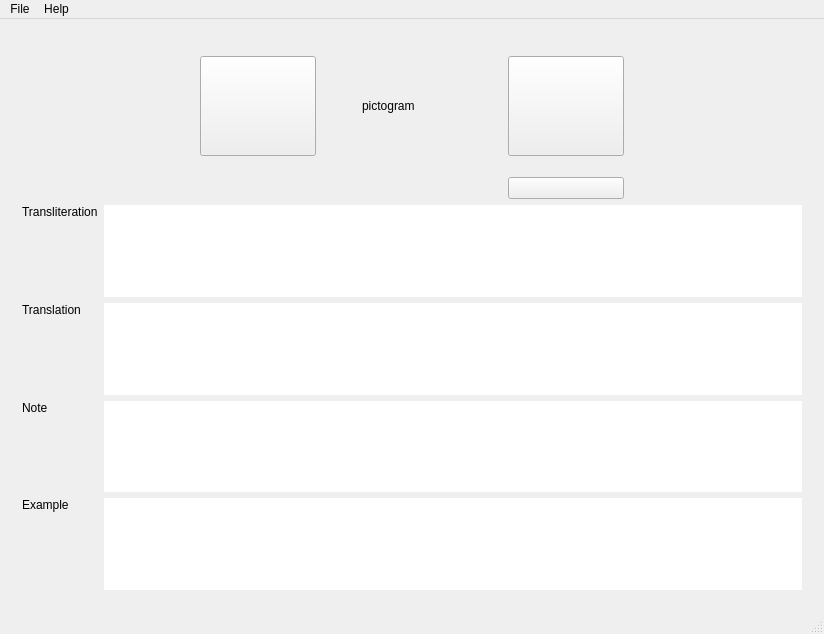
<?xml version="1.0" encoding="UTF-8"?>
<ui version="4.0">
 <class>MainWindow</class>
 <widget class="QMainWindow" name="MainWindow">
  <property name="geometry">
   <rect>
    <x>0</x>
    <y>0</y>
    <width>824</width>
    <height>634</height>
   </rect>
  </property>
  <property name="baseSize">
   <size>
    <width>0</width>
    <height>0</height>
   </size>
  </property>
  <property name="windowTitle">
   <string>Daoshi</string>
  </property>
  <widget class="QWidget" name="centralWidget">
   <layout class="QHBoxLayout" name="horizontalLayout_2">
    <item>
     <widget class="QStackedWidget" name="stackedWidget">
      <property name="currentIndex">
       <number>1</number>
      </property>
      <widget class="QWidget" name="pgOpenLesson">
       <widget class="QWidget" name="layoutWidget">
        <property name="geometry">
         <rect>
          <x>0</x>
          <y>10</y>
          <width>581</width>
          <height>271</height>
         </rect>
        </property>
        <layout class="QHBoxLayout" name="horizontalLayout_3">
         <property name="sizeConstraint">
          <enum>QLayout::SetMaximumSize</enum>
         </property>
         <item>
          <spacer name="horizontalSpacer_3">
           <property name="orientation">
            <enum>Qt::Horizontal</enum>
           </property>
           <property name="sizeHint" stdset="0">
            <size>
             <width>70</width>
             <height>20</height>
            </size>
           </property>
          </spacer>
         </item>
         <item>
          <layout class="QVBoxLayout" name="verticalLayout">
           <item>
            <layout class="QHBoxLayout" name="horizontalLayout">
             <item>
              <spacer name="horizontalSpacer">
               <property name="orientation">
                <enum>Qt::Horizontal</enum>
               </property>
               <property name="sizeHint" stdset="0">
                <size>
                 <width>40</width>
                 <height>20</height>
                </size>
               </property>
              </spacer>
             </item>
             <item>
              <widget class="QLabel" name="displayLabel">
               <property name="sizePolicy">
                <sizepolicy hsizetype="Maximum" vsizetype="Maximum">
                 <horstretch>0</horstretch>
                 <verstretch>0</verstretch>
                </sizepolicy>
               </property>
               <property name="text">
                <string>Load a Lesson</string>
               </property>
              </widget>
             </item>
             <item>
              <spacer name="horizontalSpacer_2">
               <property name="orientation">
                <enum>Qt::Horizontal</enum>
               </property>
               <property name="sizeHint" stdset="0">
                <size>
                 <width>40</width>
                 <height>20</height>
                </size>
               </property>
              </spacer>
             </item>
            </layout>
           </item>
           <item>
            <spacer name="verticalSpacer">
             <property name="orientation">
              <enum>Qt::Vertical</enum>
             </property>
             <property name="sizeHint" stdset="0">
              <size>
               <width>20</width>
               <height>40</height>
              </size>
             </property>
            </spacer>
           </item>
           <item>
            <widget class="QPushButton" name="pushButton">
             <property name="minimumSize">
              <size>
               <width>410</width>
               <height>210</height>
              </size>
             </property>
             <property name="text">
              <string>PushButton</string>
             </property>
            </widget>
           </item>
          </layout>
         </item>
         <item>
          <spacer name="horizontalSpacer_4">
           <property name="orientation">
            <enum>Qt::Horizontal</enum>
           </property>
           <property name="sizeHint" stdset="0">
            <size>
             <width>70</width>
             <height>20</height>
            </size>
           </property>
          </spacer>
         </item>
        </layout>
       </widget>
      </widget>
      <widget class="QWidget" name="pgDisplayLesson">
       <layout class="QVBoxLayout" name="verticalLayout_2">
        <item>
         <layout class="QHBoxLayout" name="horizontalLayout_4">
          <item>
           <spacer name="horizontalSpacer_5">
            <property name="orientation">
             <enum>Qt::Horizontal</enum>
            </property>
            <property name="sizeHint" stdset="0">
             <size>
              <width>40</width>
              <height>20</height>
             </size>
            </property>
           </spacer>
          </item>
          <item>
           <layout class="QGridLayout" name="gridLayout">
            <item row="0" column="0">
             <widget class="QPushButton" name="btnNextDisplay">
              <property name="sizePolicy">
               <sizepolicy hsizetype="Fixed" vsizetype="Fixed">
                <horstretch>0</horstretch>
                <verstretch>0</verstretch>
               </sizepolicy>
              </property>
              <property name="minimumSize">
               <size>
                <width>116</width>
                <height>100</height>
               </size>
              </property>
              <property name="text">
               <string/>
              </property>
             </widget>
            </item>
            <item row="0" column="2">
             <widget class="QLabel" name="lblPictogram">
              <property name="sizePolicy">
               <sizepolicy hsizetype="Preferred" vsizetype="Preferred">
                <horstretch>0</horstretch>
                <verstretch>0</verstretch>
               </sizepolicy>
              </property>
              <property name="minimumSize">
               <size>
                <width>100</width>
                <height>130</height>
               </size>
              </property>
              <property name="text">
               <string>pictogram</string>
              </property>
             </widget>
            </item>
            <item row="0" column="4">
             <widget class="QPushButton" name="btnNextWord">
              <property name="sizePolicy">
               <sizepolicy hsizetype="Fixed" vsizetype="Fixed">
                <horstretch>0</horstretch>
                <verstretch>0</verstretch>
               </sizepolicy>
              </property>
              <property name="minimumSize">
               <size>
                <width>116</width>
                <height>100</height>
               </size>
              </property>
              <property name="text">
               <string/>
              </property>
             </widget>
            </item>
            <item row="1" column="4">
             <widget class="QPushButton" name="btnSpeaker">
              <property name="text">
               <string/>
              </property>
             </widget>
            </item>
            <item row="0" column="1">
             <spacer name="horizontalSpacer_7">
              <property name="orientation">
               <enum>Qt::Horizontal</enum>
              </property>
              <property name="sizeHint" stdset="0">
               <size>
                <width>40</width>
                <height>20</height>
               </size>
              </property>
             </spacer>
            </item>
            <item row="0" column="3">
             <spacer name="horizontalSpacer_8">
              <property name="orientation">
               <enum>Qt::Horizontal</enum>
              </property>
              <property name="sizeHint" stdset="0">
               <size>
                <width>40</width>
                <height>20</height>
               </size>
              </property>
             </spacer>
            </item>
           </layout>
          </item>
          <item>
           <spacer name="horizontalSpacer_6">
            <property name="orientation">
             <enum>Qt::Horizontal</enum>
            </property>
            <property name="sizeHint" stdset="0">
             <size>
              <width>40</width>
              <height>20</height>
             </size>
            </property>
           </spacer>
          </item>
         </layout>
        </item>
        <item>
         <layout class="QFormLayout" name="formLayout">
          <item row="0" column="0">
           <widget class="QLabel" name="label">
            <property name="text">
             <string>Transliteration</string>
            </property>
            <property name="alignment">
             <set>Qt::AlignLeading|Qt::AlignLeft|Qt::AlignTop</set>
            </property>
           </widget>
          </item>
          <item row="0" column="1">
           <widget class="QTextBrowser" name="tbTransliteration">
            <property name="sizePolicy">
             <sizepolicy hsizetype="Expanding" vsizetype="Preferred">
              <horstretch>0</horstretch>
              <verstretch>5</verstretch>
             </sizepolicy>
            </property>
            <property name="frameShape">
             <enum>QFrame::NoFrame</enum>
            </property>
            <property name="html">
             <string>&lt;!DOCTYPE HTML PUBLIC &quot;-//W3C//DTD HTML 4.0//EN&quot; &quot;http://www.w3.org/TR/REC-html40/strict.dtd&quot;&gt;
&lt;html&gt;&lt;head&gt;&lt;meta name=&quot;qrichtext&quot; content=&quot;1&quot; /&gt;&lt;style type=&quot;text/css&quot;&gt;
p, li { white-space: pre-wrap; }
&lt;/style&gt;&lt;/head&gt;&lt;body style=&quot; font-family:'Cantarell'; font-size:11pt; font-weight:400; font-style:normal;&quot;&gt;
&lt;p style=&quot;-qt-paragraph-type:empty; margin-top:0px; margin-bottom:0px; margin-left:0px; margin-right:0px; -qt-block-indent:0; text-indent:0px;&quot;&gt;&lt;br /&gt;&lt;/p&gt;&lt;/body&gt;&lt;/html&gt;</string>
            </property>
           </widget>
          </item>
          <item row="1" column="0">
           <widget class="QLabel" name="label_2">
            <property name="text">
             <string>Translation</string>
            </property>
            <property name="alignment">
             <set>Qt::AlignLeading|Qt::AlignLeft|Qt::AlignTop</set>
            </property>
           </widget>
          </item>
          <item row="1" column="1">
           <widget class="QTextBrowser" name="tbTranslation">
            <property name="sizePolicy">
             <sizepolicy hsizetype="Expanding" vsizetype="Preferred">
              <horstretch>0</horstretch>
              <verstretch>5</verstretch>
             </sizepolicy>
            </property>
            <property name="frameShape">
             <enum>QFrame::NoFrame</enum>
            </property>
            <property name="html">
             <string>&lt;!DOCTYPE HTML PUBLIC &quot;-//W3C//DTD HTML 4.0//EN&quot; &quot;http://www.w3.org/TR/REC-html40/strict.dtd&quot;&gt;
&lt;html&gt;&lt;head&gt;&lt;meta name=&quot;qrichtext&quot; content=&quot;1&quot; /&gt;&lt;style type=&quot;text/css&quot;&gt;
p, li { white-space: pre-wrap; }
&lt;/style&gt;&lt;/head&gt;&lt;body style=&quot; font-family:'Cantarell'; font-size:11pt; font-weight:400; font-style:normal;&quot;&gt;
&lt;p style=&quot;-qt-paragraph-type:empty; margin-top:0px; margin-bottom:0px; margin-left:0px; margin-right:0px; -qt-block-indent:0; text-indent:0px;&quot;&gt;&lt;br /&gt;&lt;/p&gt;&lt;/body&gt;&lt;/html&gt;</string>
            </property>
           </widget>
          </item>
          <item row="2" column="0">
           <widget class="QLabel" name="label_3">
            <property name="text">
             <string>Note</string>
            </property>
            <property name="alignment">
             <set>Qt::AlignLeading|Qt::AlignLeft|Qt::AlignTop</set>
            </property>
           </widget>
          </item>
          <item row="2" column="1">
           <widget class="QTextBrowser" name="tbNote">
            <property name="sizePolicy">
             <sizepolicy hsizetype="Expanding" vsizetype="Preferred">
              <horstretch>0</horstretch>
              <verstretch>5</verstretch>
             </sizepolicy>
            </property>
            <property name="frameShape">
             <enum>QFrame::NoFrame</enum>
            </property>
            <property name="html">
             <string>&lt;!DOCTYPE HTML PUBLIC &quot;-//W3C//DTD HTML 4.0//EN&quot; &quot;http://www.w3.org/TR/REC-html40/strict.dtd&quot;&gt;
&lt;html&gt;&lt;head&gt;&lt;meta name=&quot;qrichtext&quot; content=&quot;1&quot; /&gt;&lt;style type=&quot;text/css&quot;&gt;
p, li { white-space: pre-wrap; }
&lt;/style&gt;&lt;/head&gt;&lt;body style=&quot; font-family:'Cantarell'; font-size:11pt; font-weight:400; font-style:normal;&quot;&gt;
&lt;p style=&quot;-qt-paragraph-type:empty; margin-top:0px; margin-bottom:0px; margin-left:0px; margin-right:0px; -qt-block-indent:0; text-indent:0px;&quot;&gt;&lt;br /&gt;&lt;/p&gt;&lt;/body&gt;&lt;/html&gt;</string>
            </property>
           </widget>
          </item>
          <item row="3" column="0">
           <widget class="QLabel" name="label_4">
            <property name="text">
             <string>Example</string>
            </property>
            <property name="alignment">
             <set>Qt::AlignLeading|Qt::AlignLeft|Qt::AlignTop</set>
            </property>
            <property name="buddy">
             <cstring></cstring>
            </property>
           </widget>
          </item>
          <item row="3" column="1">
           <widget class="QTextBrowser" name="tbExample">
            <property name="sizePolicy">
             <sizepolicy hsizetype="Expanding" vsizetype="Preferred">
              <horstretch>0</horstretch>
              <verstretch>5</verstretch>
             </sizepolicy>
            </property>
            <property name="frameShape">
             <enum>QFrame::NoFrame</enum>
            </property>
            <property name="html">
             <string>&lt;!DOCTYPE HTML PUBLIC &quot;-//W3C//DTD HTML 4.0//EN&quot; &quot;http://www.w3.org/TR/REC-html40/strict.dtd&quot;&gt;
&lt;html&gt;&lt;head&gt;&lt;meta name=&quot;qrichtext&quot; content=&quot;1&quot; /&gt;&lt;style type=&quot;text/css&quot;&gt;
p, li { white-space: pre-wrap; }
&lt;/style&gt;&lt;/head&gt;&lt;body style=&quot; font-family:'Cantarell'; font-size:11pt; font-weight:400; font-style:normal;&quot;&gt;
&lt;p style=&quot;-qt-paragraph-type:empty; margin-top:0px; margin-bottom:0px; margin-left:0px; margin-right:0px; -qt-block-indent:0; text-indent:0px;&quot;&gt;&lt;br /&gt;&lt;/p&gt;&lt;/body&gt;&lt;/html&gt;</string>
            </property>
           </widget>
          </item>
         </layout>
        </item>
       </layout>
      </widget>
     </widget>
    </item>
   </layout>
  </widget>
  <widget class="QMenuBar" name="menuBar">
   <property name="geometry">
    <rect>
     <x>0</x>
     <y>0</y>
     <width>824</width>
     <height>28</height>
    </rect>
   </property>
   <widget class="QMenu" name="menuFile">
    <property name="title">
     <string>File</string>
    </property>
    <addaction name="actionOpen_Lesson"/>
    <addaction name="actionClose_Lesson"/>
    <addaction name="actionExit"/>
   </widget>
   <widget class="QMenu" name="menuHelp">
    <property name="title">
     <string>Help</string>
    </property>
    <addaction name="actionAbout"/>
   </widget>
   <addaction name="menuFile"/>
   <addaction name="menuHelp"/>
  </widget>
  <widget class="QStatusBar" name="statusBar"/>
  <action name="actionOpen_Lesson">
   <property name="text">
    <string>Load Lesson</string>
   </property>
  </action>
  <action name="actionExit">
   <property name="text">
    <string>Exit</string>
   </property>
  </action>
  <action name="actionClose_Lesson">
   <property name="text">
    <string>Close Lesson</string>
   </property>
  </action>
  <action name="actionAbout">
   <property name="text">
    <string>About</string>
   </property>
  </action>
 </widget>
 <layoutdefault spacing="6" margin="11"/>
 <tabstops>
  <tabstop>btnNextDisplay</tabstop>
  <tabstop>btnNextWord</tabstop>
  <tabstop>btnSpeaker</tabstop>
  <tabstop>tbExample</tabstop>
  <tabstop>pushButton</tabstop>
 </tabstops>
 <resources/>
 <connections/>
</ui>
